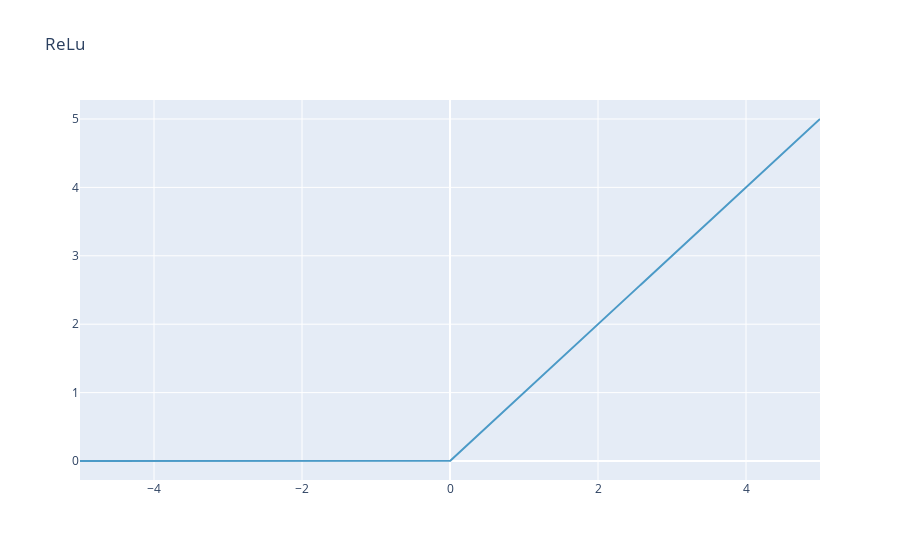

Source (notebook cell):
### Markdown cell above
## Activation function 💡💡

Activation functions are essential to neural network models because they are bringing non-linearity to the way a formal neuron neuron transforms its input into an output.

We will talk about several activation functions in what follows and go into much detail about them, let's mention some of these functions here and give some of their advantages and shortcomings :

### ReLu

The rectified linear unit function (noted ReLu):

$$
ReLu(x)=x^{+}=max(0,x)
$$


is one of the simplest non-linear functions that can be included in a neural network.

* Advantages
  * Computationally efficient—allows the network to converge very quickly
  * Non-linear—although it looks like a linear function, ReLU has a derivative function and allows for backpropagation
* Disadvantages
  * The Dying ReLU problem—when inputs approach zero, or are negative, the gradient of the function becomes zero, the network cannot perform backpropagation and cannot learn.

### Code cell
import numpy as np
import plotly.graph_objects as go
color_chart = ["#4B9AC7", "#4BE8E0", "#9DD4F3", "#97FBF6", "#2A7FAF", "#23B1AB", "#0E3449", "#015955"]
x = np.linspace(-5, 5, num=1000)
y = (np.abs(x) + x)/2
fig = go.Figure()
fig.add_trace(go.Scatter(x=x, y=y,
                         mode = "lines",
                         marker=dict(
        color=color_chart[0])))
fig.update_layout(title="ReLu")
# fig.show("svg")
fig.show()

### Figure 1 — Plotly figure (JSON) as saved in the notebook; plotly's stock layout.template omitted (floating-point values rounded to 4 significant figures; data arrays with more than 128 entries replaced by an {"elided": "..."} marker saying what was removed)
{"data": [{"marker": {"color": "#4B9AC7"}, "mode": "lines", "type": "scatter", "x": {"elided": "1000 float values"}, "y": {"elided": "1000 float values"}}], "layout": {"title": {"text": "ReLu"}}}
